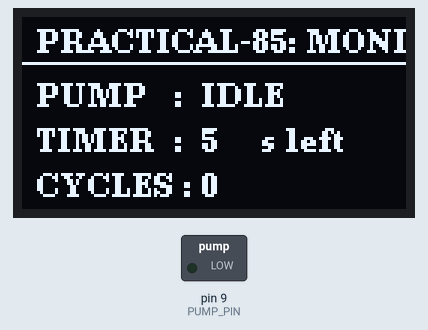
The sketch below on a simulated Arduino Uno, built with avr-gcc and run on an emulated ATmega328P. On the bench: 128×64 one-colour display, switched loads named in the sketch (green lamp = pin HIGH). What the sketch prints to the serial monitor is not drawn.

Above: at 1.1 s.
At 5.9 s:
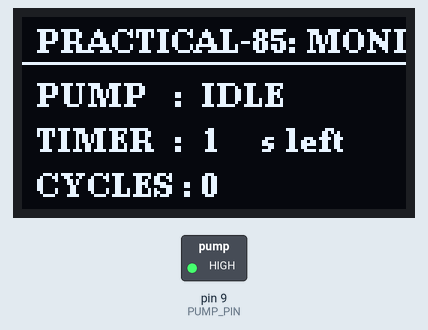
At 18.3 s:
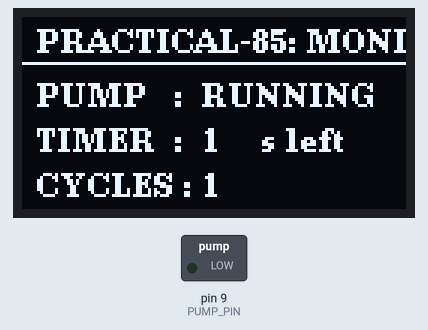
At 33.7 s:
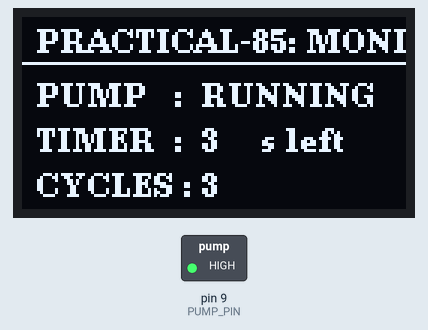
Timing chart, 0 to 37.8 s (numbered marks = the images above):
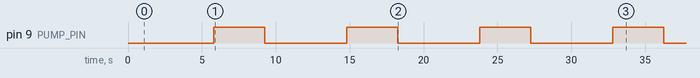

The sketch:

Practical_85.ino
```cpp
/*
==================================================
Day 43 | Practical-85: Show Pump Status on OLED
Board  : Young Engineer Board
Hardware:
  - Pump Output Pin : D9
  - Display         : 0.96" I2C OLED (U8g2 - RAM Safe)

Monitoring Features:
  - Visual status indicator (RUNNING / IDLE)
  - Live cycle runtime countdown timer
  - Total completed watering cycles counter
==================================================
*/

#include <Wire.h>
#include <U8g2lib.h>

#define PUMP_PIN 9

// RAM-Safe OLED Constructor (128 bytes buffer)
U8G2_SSD1306_128X64_NONAME_1_HW_I2C u8g2(U8G2_R0, /* reset=*/ U8X8_PIN_NONE);

// Timing Parameters
const unsigned long PUMP_RUN_MS  = 3000; // 3 seconds ON
const unsigned long PUMP_IDLE_MS = 5000; // 5 seconds OFF

unsigned long phaseStartTime = 0;
bool isPumpOn = false;
unsigned int cycleCount = 0;

void setPump(bool state) {
  isPumpOn = state;
  digitalWrite(PUMP_PIN, isPumpOn ? HIGH : LOW);
  phaseStartTime = millis();
}

void updateOLED(int secondsLeft) {
  u8g2.firstPage();
  do {
    u8g2.setFont(u8g2_font_ncenB08_tr);
    u8g2.drawStr(5, 12, "PRACTICAL-85: MONITOR");
    u8g2.drawHLine(0, 15, 128);

    // Pump Status
    u8g2.drawStr(5, 30, "PUMP   :");
    if (isPumpOn) {
      u8g2.drawStr(60, 30, "RUNNING");
    } else {
      u8g2.drawStr(60, 30, "IDLE");
    }

    // Live Phase Countdown
    u8g2.drawStr(5, 45, "TIMER  :");
    char timeBuf[5];
    itoa(secondsLeft, timeBuf, 10);
    u8g2.drawStr(60, 45, timeBuf);
    u8g2.drawStr(80, 45, "s left");

    // Total Cycles Completed
    u8g2.drawStr(5, 60, "CYCLES :");
    char cycBuf[6];
    itoa(cycleCount, cycBuf, 10);
    u8g2.drawStr(60, 60, cycBuf);
  } while (u8g2.nextPage());
}

void setup() {
  Serial.begin(9600);
  delay(100);

  pinMode(PUMP_PIN, OUTPUT);
  setPump(false); // Start with pump in IDLE state

  u8g2.begin();

  Serial.println(F("========================================"));
  Serial.println(F(" DAY 43 | PRACTICAL-85: PUMP STATUS OLED"));
  Serial.println(F("========================================"));
  Serial.println(F("Pump: D9 | Display: I2C OLED (U8g2)"));

  updateOLED(PUMP_IDLE_MS / 1000);
}

void loop() {
  unsigned long elapsed = millis() - phaseStartTime;

  if (isPumpOn) {
    if (elapsed >= PUMP_RUN_MS) {
      // Watering complete -> switch to IDLE
      setPump(false);
      cycleCount++;
      Serial.print(F("[STATUS] Pump switched to IDLE | Cycles completed: "));
      Serial.println(cycleCount);
    } else {
      int secLeft = (int)((PUMP_RUN_MS - elapsed + 999) / 1000);
      updateOLED(secLeft);
    }
  } else {
    if (elapsed >= PUMP_IDLE_MS) {
      // Idle period over -> switch to RUNNING
      setPump(true);
      Serial.println(F("[STATUS] Pump switched to RUNNING"));
    } else {
      int secLeft = (int)((PUMP_IDLE_MS - elapsed + 999) / 1000);
      updateOLED(secLeft);
    }
  }
}
```

Measured:
- by itself, pin 9 (PUMP_PIN): alternates HIGH for 3.5 s and LOW for 5.5 s
- what the display in image 0 shows lasts 1.6 s, from 1.0 s to 2.6 s
- what the display in image 1 shows lasts 1.7 s, from 5.0 s to 6.7 s
- what the display in image 2 shows lasts 0.8 s, from 18.2 s to 19.0 s
